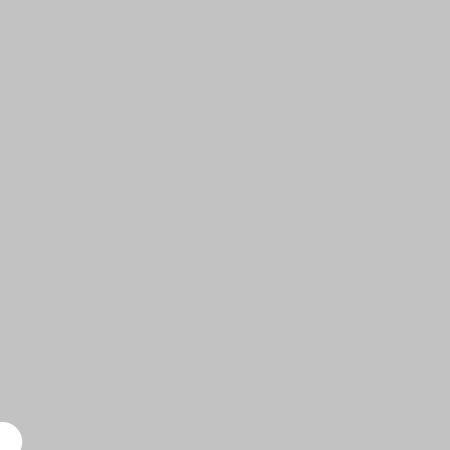
Frame 1 (no input)
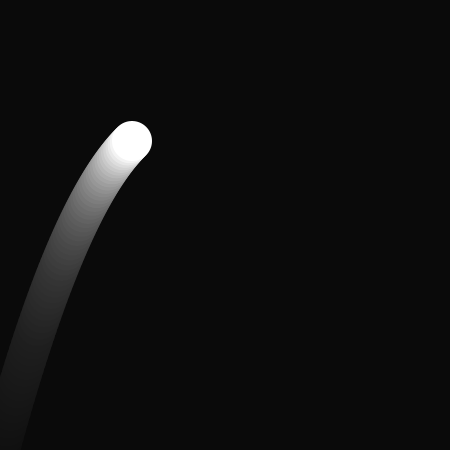
Frame 60 (the mouse pressed at the canvas centre just before this capture)
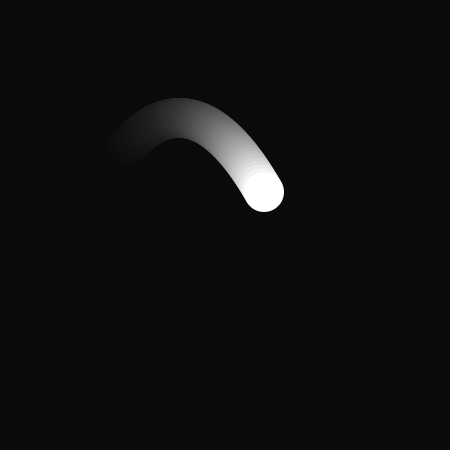
Frame 120 (the mouse held since frame 60 and released just before this capture)

The Processing sketch that drew these frames (run headless with seeded random() and noise(); from frame 60 on, the mouse is pressed at the canvas centre):

// Processing sketch: processing_27243
// ── processing_27243.pde

// from: http://web.arch.usyd.edu.au/~rob/teaching/2010/DECO1012/lectures/DECO1012-Lecture-11.pdf
// by: Rob Saunders

class Particle {
  float x, y; // The x- and y-coordinates
  float vx, vy; // The x- and y-velocities
  float radius; // Particle radius
  float gravity = -0.1;

Particle(int xpos, int ypos, float velx, float vely, float r) {
  x = xpos;
  y = ypos;
  vx = velx;
  vy = vely;
  radius = r;
}

void update() {
  vy = vy - gravity;
  y += vy;
  x += vx;
}

void display() {
  ellipse(x, y, radius*2, radius*2);
  }
}

Particle p;
void setup() {
  size(450, 450);
  noStroke();
  smooth();
  p = new Particle(0, height, 2.2, -8.2, 20.0);  // initial particle
}

void draw() {
  fill(0, 12);
  rect(0, 0, width, height);
  fill(255);
  p.update();
  p.display();
}
